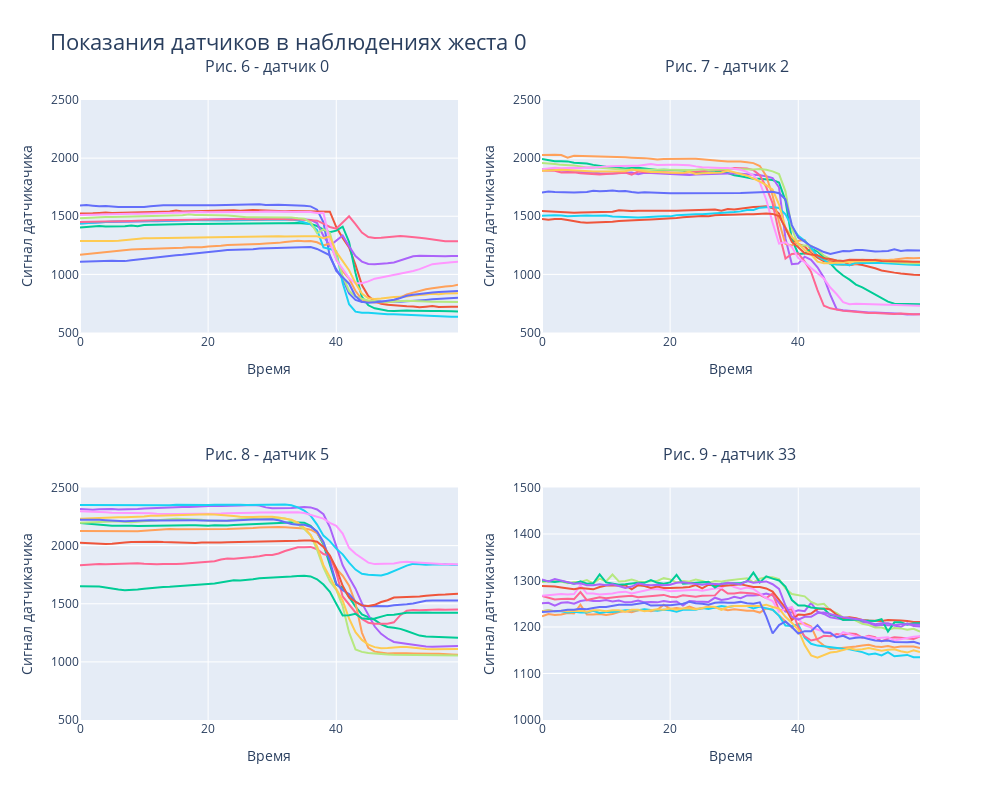

The notebook cell saved with this chart:
### Markdown cell above
### b) при выполнении одного жеста

Выберем произвольно 4 датчика: 0, 2, 5, 33, а затем рассмотрим на диаграммах их активность во всех наблюдениях жестов 0 и 15

### Code cell
show_activity (X_train, gesture_0, 0)
